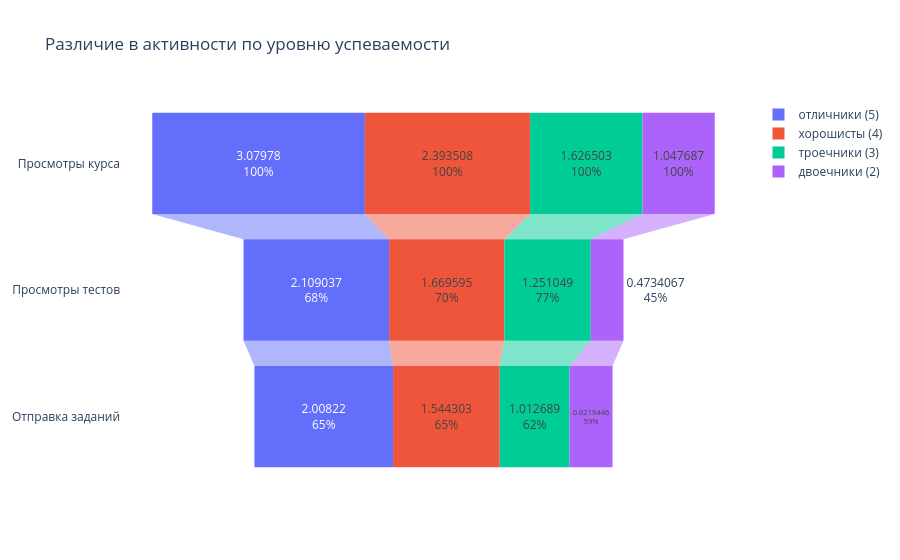

The cell this chart's notebook holds for it:
### Markdown cell above
## Задание 6. Различие в активности отличников, хорошистов, троечников и двоечников 
Гипотеза: Студенты с разным уровнем успеваемостью взаимодействуют с курсами иначе.

Построить воронку активности студентов (s_course_viewed, s_q_attempt_viewed, s_a_submission_status_viewed) в зависимости от уровня успеваемости (NameR_Level).

### Code cell
level_names = {5: "отличники (5)", 4: "хорошисты (4)", 3: "троечники (3)", 2: "двоечники (2)"}
stages = ["Просмотры курса", "Просмотры тестов", "Отправка заданий"]
cols = ["s_course_viewed", "s_q_attempt_viewed", "s_a_submission_status_viewed"]

df_perf = df.groupby("NameR_Level")[cols].mean()

fig = go.Figure()
for level in [5, 4, 3, 2]:
    fig.add_trace(go.Funnel(
        name=level_names[level], y=stages, x=df_perf.loc[level].values,
        textinfo="value+percent initial",
    ))
fig.update_layout(title="Различие в активности по уровню успеваемости", template="plotly_white")
fig.show()

df_perf.round(3)

### Figure 1 — Plotly figure (JSON) as saved in the notebook; plotly's stock layout.template omitted (floating-point values rounded to 4 significant figures)
{"data": [{"name": "отличники (5)", "textinfo": "value+percent initial", "type": "funnel", "x": [3.08, 2.109, 2.008], "y": ["Просмотры курса", "Просмотры тестов", "Отправка заданий"]}, {"name": "хорошисты (4)", "textinfo": "value+percent initial", "type": "funnel", "x": [2.394, 1.67, 1.544], "y": ["Просмотры курса", "Просмотры тестов", "Отправка заданий"]}, {"name": "троечники (3)", "textinfo": "value+percent initial", "type": "funnel", "x": [1.627, 1.251, 1.013], "y": ["Просмотры курса", "Просмотры тестов", "Отправка заданий"]}, {"name": "двоечники (2)", "textinfo": "value+percent initial", "type": "funnel", "x": [1.048, 0.4734, 0.6219], "y": ["Просмотры курса", "Просмотры тестов", "Отправка заданий"]}], "layout": {"title": {"text": "Различие в активности по уровню успеваемости"}}}
